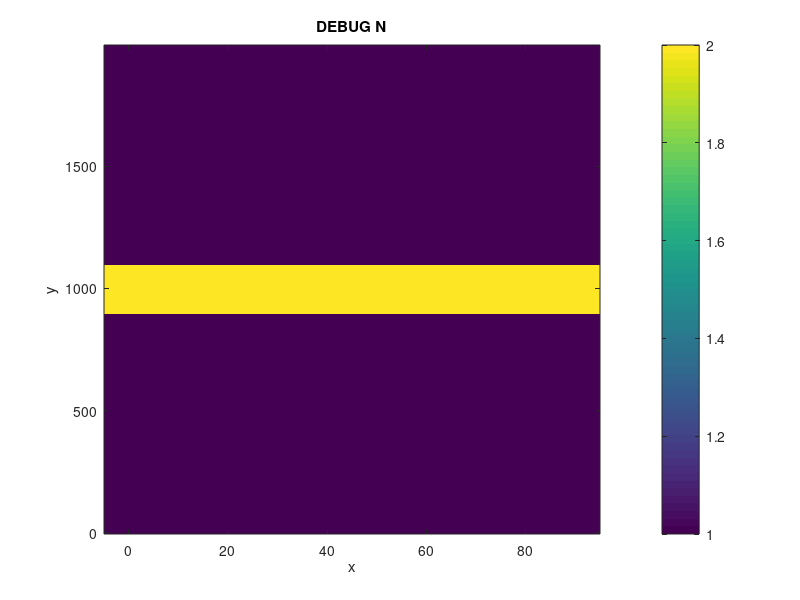

This figure's MATLAB source: (Note: this script raises an error after producing the figure.)
% authors: bohan zhang
%
% script for testing reworking of FDFD complex k bloch solver
% debuggiing PEC + periodic boundary conditions by solving for slab
% waveguide

clear; close all;

% import code
addpath( genpath( '..' ) );

% initial settings
disc        = 10;
units       = 'nm';
lambda      = 1000; %1500;
index_clad  = 1.0;
k0          = 2*pi/lambda;

% make index
% would like to make a single mode wg
n1      = 1.0;
n2      = 2.0;                  % 1.25;
t_wg    = 200;
period  = 100;
domain  = [ 2000, period ];

% draw indices
% x = dir of propagation, y = transverse
x_coords    = 0:disc:domain(2)-disc;
y_coords    = 0:disc:domain(1)-disc;
N           = n1*ones( length(y_coords), length(x_coords) );
y_indx_wg   = ( y_coords >= domain(1)/2 - t_wg/2 ) & (y_coords < domain(1)/2 + t_wg/2 );
N( y_indx_wg, : )   = n2;

% DEBUG plot N
figure;
imagesc( x_coords, y_coords, N );
xlabel('x'); ylabel('y');
set( gca, 'ydir', 'normal' );
colorbar;
title('DEBUG N');
                                 

% run simulation
guessk      = k0*(n1+n2)/2;
num_modes   = 1;
BC          = 1;     % 0 for PEC, 1 for PMC
pol         = 'TE';
% PML_options(1): PML in y direction (yes=1 or no=0)
% PML_options(2): length of PML layer in nm
% PML_options(3): strength of PML in the complex plane
% PML_options(4): PML polynomial order (1, 2, 3...)
pml_options = [ 0, 200, 500, 2 ];

% run solver
fprintf('running new solver\n');
tic;
[Phi_all, k_all, A, B] = f_bloch_complexk_mode_solver_2D_PML( N, ...
                                                       disc, ...
                                                       k0, ...
                                                       num_modes, ...
                                                       guessk, ...
                                                       BC, ...
                                                       'TE', ...
                                                       pml_options );
toc;


% plot mode
figure;
imagesc( x_coords, y_coords, real(Phi_all(:,:,1)) );
colorbar;
xlabel('x'); ylabel('y');
set( gca, 'ydir', 'normal' );
title('first mode field, real');
% plot mode
figure;
imagesc( x_coords, y_coords, abs(Phi_all(:,:,1)) );
colorbar;
xlabel('x'); ylabel('y');
set( gca, 'ydir', 'normal' );
title('first mode field, amp');

% compute analytical solution (symmetric only) (?)
core_d      = t_wg;
n_clad      = n1;
n_core      = n2;
lambda0     = lambda;
[ neff, k_analytical, kx_temp, alpha_temp, field_analy ] = solve_symm_slab( core_d, n_clad, n_core, lambda0, 'TE', true );

% convert units to nm
k_analytical = k_analytical*1e-9;


% Compare analytical with mode solved fields
figure;
% analytical field
plot( field_analy.x, field_analy.Ey(1,:) ); hold on;
% mode solved field
plot( y_coords - y_coords(end/2), abs(Phi_all( :, 1, 1 ))./max(abs(Phi_all( :, 1, 1 ))) );
% index distribution
plot( y_coords - y_coords(end/2), N(:,1) );
xlabel('x (nm)'); ylabel('E_y');
legend('analytical', 'mode solved', 'index');
title('Analytical vs. mode solver field profile, 1st mode');
makeFigureNice();


% 
% % solve bandstructure
% lambda_min  = 100;
% lambda_max  = 5000;
% k0_min      = 0.2*pi/period;
% k0_max      = 1.6*pi/period;
% k0_all      = linspace( k0_min, k0_max, 100 );
% 
% % init saving variables
% all_k       = [];
% all_k0      = [];
% all_k_old   = [];
% all_k0_old  = [];

% % run solver
% % guessk = pi/(2*period);
% guessk = 0.000001;
% for ii = 1:length(k0_all)
%     
%     fprintf('\nloop %i of %i\n\n', ii, length(k0_all));
%     
%     % run old
%     fprintf('running old solver\n');
%     tic;
%     [Phi_1D_old, k_old, Phi_all_old, k_all_old, A_old, B_old] = complexk_mode_solver_2D_PML_old( N, ...
%                                                                                    disc, ...
%                                                                                    k0_all(ii), ...
%                                                                                    num_modes, ...
%                                                                                    guessk, ...
%                                                                                    BC, ...
%                                                                                    pml_options );
%     toc;
% 
%     % run new
%     fprintf('running new solver\n');
%     tic;
%     [Phi_all, k_all, A, B] = complexk_mode_solver_2D_PML( N, ...
%                                                            disc, ...
%                                                            k0_all(ii), ...
%                                                            num_modes, ...
%                                                            guessk, ...
%                                                            BC, ...
%                                                            pml_options );
%     toc;
%     
%     % save all k's
%     all_k       = [ all_k, k_all.' ];
%     all_k0      = [ all_k0, repmat( k0_all(ii), 1, length(k_all) ) ];
%     all_k_old   = [ all_k_old, k_all_old.' ];
%     all_k0_old  = [ all_k0_old, repmat( k0_all(ii), 1, length(k_all_old) ) ];
%     
%     % set new guessk
%     guessk = k_all(1);
%     
% end
% 
% lambda_all  = 2*pi./all_k0;
% k0a_pi_bg   = (2*pi/lambda)*period/pi;    % this is where the bg should be
% 
% % plot the bandstructure for ALL modes, new solver
% figure;
% plot( real(all_k)*period/pi, all_k0*period/pi, 'o' ); hold on;
% plot( imag(all_k)*period/pi, all_k0*period/pi, 'o' ); hold on;
% plot( xlim, [ k0a_pi_bg, k0a_pi_bg ], '--' );
% xlabel('ka/pi'); ylabel('k0*a/pi');
% legend('real', 'imag', 'center of bandgap');
% title('Bandstructure of all solved modes, new ver.');
% makeFigureNice();
% 
% % % plot the bandstructure for ALL modes, new solver vs wl
% % figure;
% % plot( real(all_k)*period/pi, lambda_all, 'o' ); hold on;
% % plot( imag(all_k)*period/pi, lambda_all, 'o' ); hold on;
% % xlabel('ka/pi'); ylabel('\lambda');
% % legend('real', 'imag');
% % title('Bandstructure of all solved modes, new ver.');
% % makeFigureNice();
% 
% % plot the bandstructure for ALL modes, old solver
% figure;
% plot( real(all_k_old)*period/pi, all_k0_old*period/pi, 'o' ); hold on;
% plot( imag(all_k_old)*period/pi, all_k0_old*period/pi, 'o' ); hold on;
% plot( xlim, [ k0a_pi_bg, k0a_pi_bg ], '--' );
% xlabel('ka/pi'); ylabel('k0*a/pi');
% legend('real', 'imag', 'center of bandgap');
% title('Bandstructure of all solved modes, old ver.');
% makeFigureNice();


                                                                           
% % reshape and sort the Phis
% % when they come out raw from the modesolver, Phi_all's columns are the
% % eigenvectors
% % The eigenvectors are wrapped by column, then row
% ny = domain(1)/disc;
% nx = domain(2)/disc;
% Phi_all_half    = Phi_all( 1:end/2, : );                                        % first remove redundant bottom half
% Phi_all_reshape = reshape( Phi_all_half, ny, nx, size(Phi_all_half, 2) );       % hopefully this is dimensions y vs. x vs. mode#
% Phi_firstmode   = Phi_all_reshape( :, :, 1 );
% Phi_secondmode  = Phi_all_reshape( :, :, 2 );

% % do the same but with the old phi for comparison
% Phi_all_half_old    = Phi_all_old( 1:end/2, : );
% Phi_all_old_reshape = reshape( Phi_all_half_old, nx, ny, size(Phi_all_half_old, 2) );       % hopefully this is dimensions x vs. y vs. mode#
% Phi_firstmod_old    = Phi_all_old_reshape( :, :, 1 ).';                                     % gotta transpose
% 
% % x and y coords
% x_coords = 0:disc:domain(2)-disc;
% y_coords = 0:disc:domain(1)-disc;
% 
% % DEBUG plot firstmode
% figure;
% imagesc( x_coords, y_coords, real( Phi_firstmode ) );
% colorbar;
% set( gca, 'YDir', 'normal' );
% title( sprintf( 'Field (real) for mode 1, new ver' ) );
% % DEBUG plot firstmode
% figure;
% imagesc( x_coords, y_coords, real( Phi_firstmod_old ) );
% colorbar;
% set( gca, 'YDir', 'normal' );
% title( sprintf( 'Field (real) for mode 1, old ver' ) );
% 
% % DEBUG plot secondmode
% figure;
% imagesc( x_coords, y_coords, real( Phi_secondmode ) );
% colorbar;
% set( gca, 'YDir', 'normal' );
% title( sprintf( 'Field (real) for mode 2, new ver' ) );
% 
% % debug display imag(k)
% imag(k_all)

% % plot the sparse distributions
% figure;
% spy(A);
% title('A matrix, new');
% 
% figure;
% spy(A_old);
% title('A matrix, old');
% 
% figure;
% spy(B);
% title('B matrix, new');
% 
% figure;
% spy(B_old);
% title('B matrix, old');

% % re-scale k
% k = k * nm * obj.units.scale;
% 
% % run simulation
% GC = GC.runSimulation( num_modes, BC, pml_options );

% % DEBUG plot physical fields and all fields
% k_all       = GC.debug.k_all;
% ka_2pi_all  = k_all*domain(2)/(2*pi);
% 
% for ii = 1:length( k_all )
%     % Plotting physical fields
%     % plot field, abs
%     figure;
%     imagesc( GC.x_coords, GC.y_coords, abs( GC.debug.phi_all(:,:,ii) ) );
%     colorbar;
%     set( gca, 'YDir', 'normal' );
%     title( sprintf( 'Field (abs) for mode %i, k*a/2pi real = %f', ii, real( ka_2pi_all(ii) ) ) );
% end
% 
% % plot real and imag k
% k_labels = {};
% for ii = 1:length( k_all )
%     k_labels{end+1} = [ ' ', num2str(ii) ];
% end
% figure;
% plot( real( ka_2pi_all ), imag( ka_2pi_all ), 'o' ); 
% text( real( ka_2pi_all ), imag( ka_2pi_all ), k_labels );
% xlabel('real k*a/2pi'); ylabel('imag k*a/2pi');
% title('real vs imag k');
% makeFigureNice();

% % Plot the accepted mode
% figure;
% imagesc( GC.x_coords, GC.y_coords, abs( GC.Phi ) );
% colorbar;
% set( gca, 'YDir', 'normal' );
% title( sprintf( 'Field (abs) for accepted mode, ka/2pi real = %f', real( GC.k*domain(2)/(2*pi) ) ) );
% 
% % display calculated k
% fprintf('\nComplex k = %f + %fi\n', real(GC.k), imag(GC.k) );
% 
% % display radiated power
% fprintf('\nRad power up = %e\n', GC.P_rad_up);
% fprintf('Rad power down = %e\n', GC.P_rad_down);
% fprintf('Up/down power directivity = %f\n', GC.directivity);
% 
% % display angle of radiation
% fprintf('\nAngle of maximum radiation = %f deg\n', GC.max_angle_up);
% 
% % plot full Ez with grating geometry overlaid
% GC.plotEz_w_edges();
% axis equal;

% % plot a slice of Eup vs. Sup
% y_up    = 279;
% E_slice = GC.E_z( y_up, : );
% figure;
% plot( 1:length(E_slice), abs(E_slice)./max(abs(E_slice(:))) ); hold on;
% % plot( 1:length(E_slice), GC.debug.Sy_up./max(abs(GC.debug.Sy_up(:))) );
% plot( 1:length(E_slice), GC.debug.Sy_down./max(abs(GC.debug.Sy_down(:))) );
% legend('E field (abs)', 'S_y');
% title('E field and S_y, normalized to 1');
% makeFigureNice();
% 
% % plot input S and E
% E_in = GC.E_z( :, 1 );
% figure;
% plot( 1:length(E_in), abs(E_in)./max(abs(E_in(:))) ); hold on;
% plot( 1:length(E_in), GC.debug.Sx_in./max(abs(GC.debug.Sx_in(:))) );
% % plot( 1:length(E_slice), GC.debug.Sy_down./max(abs(GC.debug.Sy_down(:))) );
% legend('E field (abs)', 'S_x');
% title('E field and S_x at input, normalized to 1');
% makeFigureNice();
% 



























